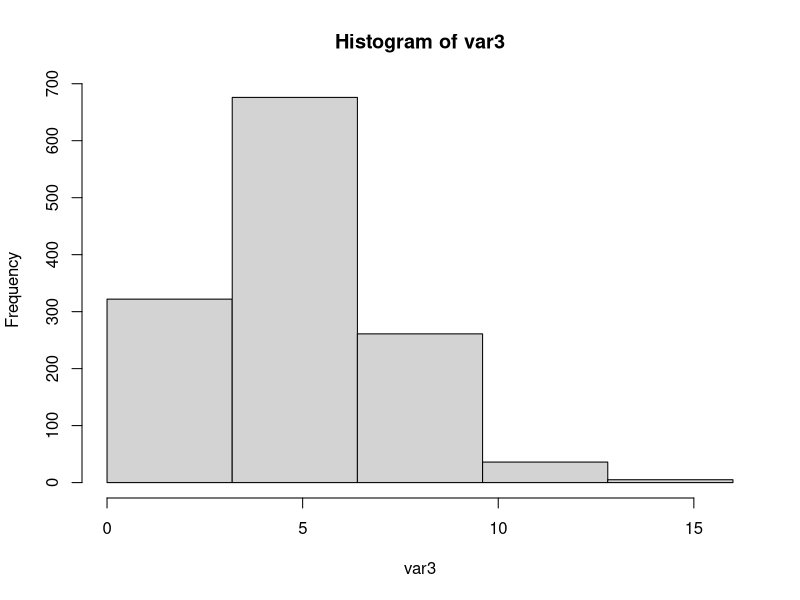

Reproduce this figure in R.
setwd("D:/UAH/R/EG_1_2")
#var3 = read.csv("var3.csv")
var3 = read.table("var3.csv", header=FALSE)[,1]
k = 5
A = diff(range(var3))/k
L1 = min(var3)
L = L1 + A*(0:k)
marcas = (L[1:k]+L[1:k+1])/2
var3_agrupada = cut(var3, breaks=L, right=FALSE)
fabs = table(var3_agrupada)
hist(var3, breaks=L)